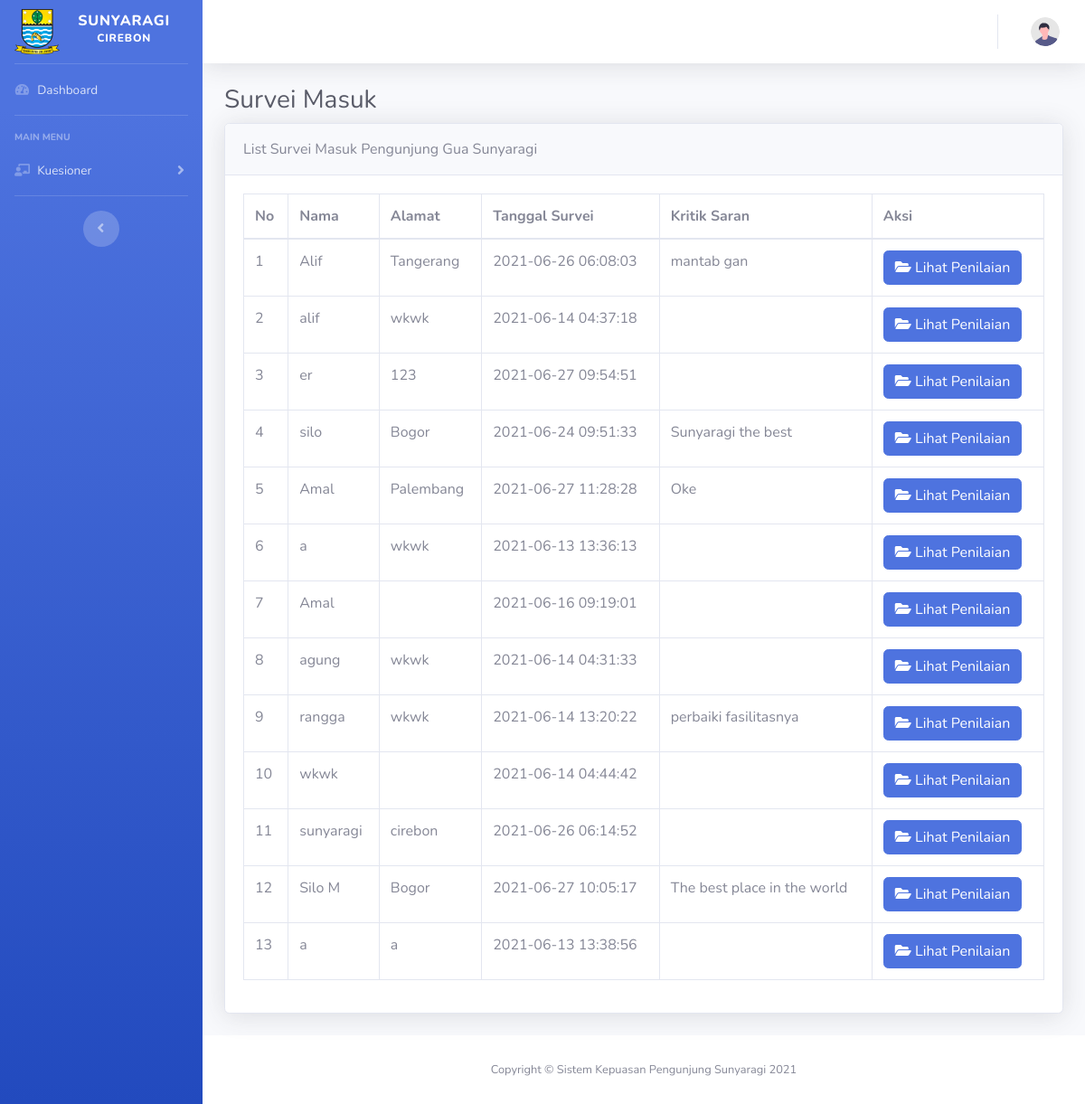
The page /index.php/adm/dashboard/survei_masuk on the database its author committed.
### tables this page shows
CREATE TABLE `survei` (
  `id_survei` varchar(256) NOT NULL,
  `nama_pelanggan` varchar(100) NOT NULL,
  `jk` varchar(1) NOT NULL,
  `umur` int(5) NOT NULL,
  `alamat` varchar(255) NOT NULL,
  `kritik_saran` text NOT NULL,
  `tgl_survei` timestamp NOT NULL DEFAULT CURRENT_TIMESTAMP ON UPDATE CURRENT_TIMESTAMP
);

### application/core/My_Controller.php (called while the page is built, shortened)
<?php
class My_Controller extends CI_Controller {
	function Paging($content,$data=NULL){
		$data['headernya'] = $this->load->view('template/header',$data,TRUE);
		$data['isinya'] = $this->load->view($content,$data,TRUE);
		$data['footernya'] = $this->load->view('template/footer',$data,TRUE);
		$data['jsnya'] = $this->load->view('template/js',$data,TRUE);
		$this->load->view('template/index',$data);
	}
}

### application/controllers/adm/Dashboard.php (called while the page is built, shortened)
  <?php
class Dashboard extends My_Controller {
	public function survei_masuk(){
	  $this->db->select('*');
      $this->db->join('survei_detail', 'survei.id_survei = survei_detail.id_survei');
      $this->db->join('kriteria', 'kriteria.id_kriteria = survei_detail.id_kriteria');
      $this->db->join('dimensi', 'dimensi.id_dimensi = kriteria.id_dimensi');
      $this->db->from('survei');
      $query = $this->db->get();
		$data=array(
            "hasilSurvey"=>$this->db->get('survei')->result(),
            "detailSurvei"=>$query->result(),
        );
		$this->Paging('isi/adm/survei_masuk', $data);
	}
}

### index.php (called while the page is built, shortened)
<?php
require_once BASEPATH.'core/CodeIgniter.php';

### application/views/isi/adm/survei_masuk.php (the view, shortened to what this page needs)
       <div class="container-fluid">
           <h1 class="h3 mb-2 text-gray-800">Survei Masuk</h1>
           <div class="card shadow mb-4">
               <div class="card-header py-3">
                   List Survei Masuk Pengunjung Gua Sunyaragi
               </div>
               <div class="card-body">
                   <div class="table-responsive">
                       <table class="table table-bordered" width="100%" cellspacing="0">
                           <thead>
                               <tr>
                                   <th>No</th>
                                   <th>Nama</th>
                                   <th>Alamat</th>
                                   <th>Tanggal Survei</th>
                                   <th>Kritik Saran</th>
                                   <th>Aksi</th>
                               </tr>
                           </thead>
                           <tbody>
               <?php $no=1;
foreach ($hasilSurvey as $hs): ?>
                               <tr>
                                   <td><?php echo $no++; ?></td>
                                   <td><?php echo $hs->nama_pelanggan ?></td>
                                   <td><?php echo $hs->alamat ?></td>
                                   <td><?php echo $hs->tgl_survei ?></td>
                                   <td><?php echo $hs->kritik_saran ?></td>
                                   <td>
                                     <a data-toggle="modal" data-target="#modal-list<?php echo $hs->id_survei?>">
                                   <button type="button" class="btn btn-primary waves-effect waves-light">
                           <i class="fa fa-folder-open"></i> Lihat Penilaian</button>
                       </a>
                                   </td>
                               </tr>
                               <?php endforeach; ?>
                           </tbody>
                       </table>
                   </div>
               </div>
           </div>
       </div>
   </div>

### rows shown on the page
survei: nama_pelanggan "Alif", alamat "Tangerang", tgl_survei "2021-06-26 06:08:03", kritik_saran "mantab gan"
survei: nama_pelanggan "alif", alamat "wkwk", tgl_survei "2021-06-14 04:37:18"
survei: nama_pelanggan "er", alamat "123", tgl_survei "2021-06-27 09:54:51"
survei: nama_pelanggan "silo", alamat "Bogor", tgl_survei "2021-06-24 09:51:33", kritik_saran "Sunyaragi the best"
survei: nama_pelanggan "Amal", alamat "Palembang", tgl_survei "2021-06-27 11:28:28", kritik_saran "Oke"
survei: nama_pelanggan "a", alamat "wkwk", tgl_survei "2021-06-13 13:36:13"
survei: nama_pelanggan "Amal", tgl_survei "2021-06-16 09:19:01"
survei: nama_pelanggan "agung", alamat "wkwk", tgl_survei "2021-06-14 04:31:33"
survei: nama_pelanggan "rangga", alamat "wkwk", tgl_survei "2021-06-14 13:20:22", kritik_saran "perbaiki fasilitasnya"
survei: nama_pelanggan "wkwk", tgl_survei "2021-06-14 04:44:42"
survei: nama_pelanggan "sunyaragi", alamat "cirebon", tgl_survei "2021-06-26 06:14:52"
survei: nama_pelanggan "Silo M", alamat "Bogor", tgl_survei "2021-06-27 10:05:17", kritik_saran "The best place in the world"
survei: nama_pelanggan "a", alamat "a", tgl_survei "2021-06-13 13:38:56"
